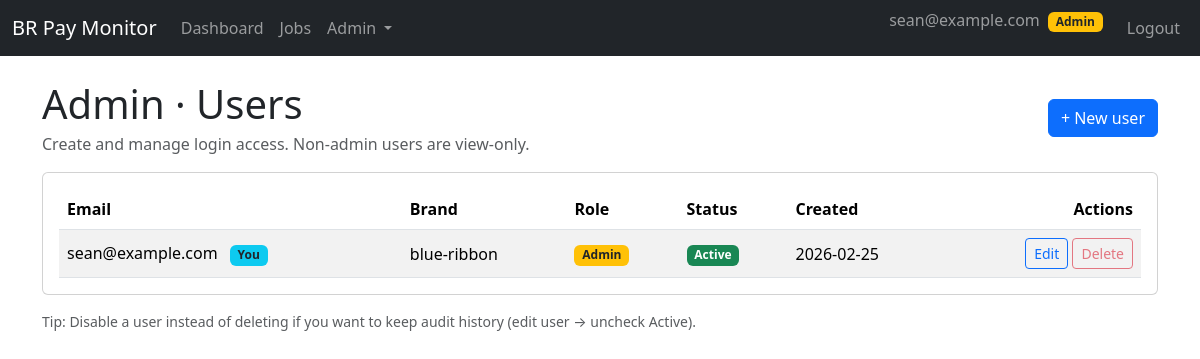
Before: /admin/users (signed in) with the older database file.
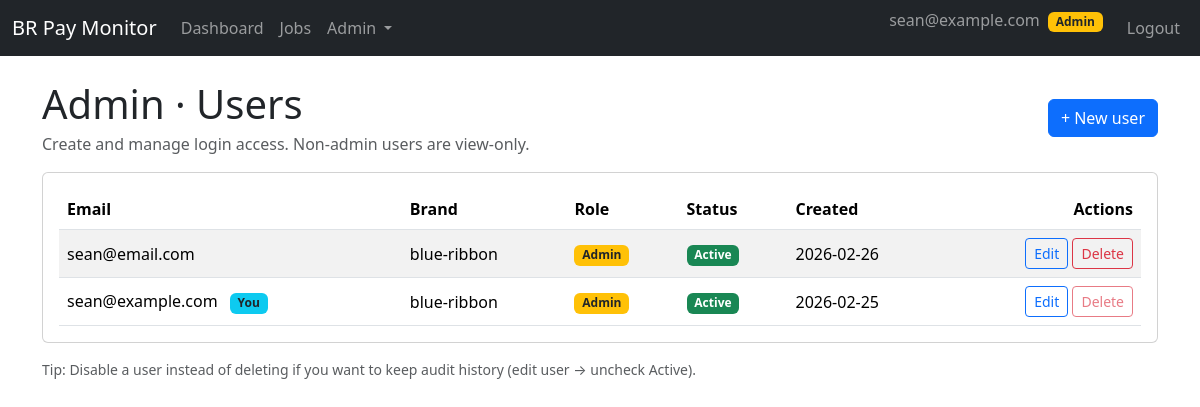
After: the same page with the newer database file.
### br_pay_monitor/models.py (models this page shows, shortened)
class User(UserMixin, db.Model):
    __tablename__ = "users"
    id = db.Column(db.Integer, primary_key=True)
    email = db.Column(db.String(255), unique=True, index=True, nullable=False)
    password_hash = db.Column(db.String(255), nullable=False)
    is_admin = db.Column(db.Boolean, default=False, nullable=False)
    is_active = db.Column(db.Boolean, default=True, nullable=False)
    brand_id = db.Column(db.Integer, db.ForeignKey("brands.id"), nullable=True)
    brand = db.relationship("Brand", backref=db.backref("users", lazy="dynamic"))
    created_at = db.Column(db.DateTime, default=datetime.utcnow, nullable=False)

class Brand(db.Model):
    __tablename__ = "brands"
    id = db.Column(db.Integer, primary_key=True)
    name = db.Column(db.String(128), nullable=False)
    slug = db.Column(db.String(64), unique=True, nullable=False)
    is_active = db.Column(db.Boolean, default=True, nullable=False)
    created_at = db.Column(db.DateTime, default=datetime.utcnow, nullable=False)

### br_pay_monitor/blueprints/admin/routes.py (the view)
@bp.route("/users", methods=["GET"])
@login_required
def users():
    _require_admin()
    brand = _current_brand()
    all_users = (
        User.query.outerjoin(Brand, User.brand_id == Brand.id)
        .order_by(
            User.is_admin.desc(),
            User.is_active.desc(),
            Brand.slug.asc().nullslast(),
            User.email.asc(),
        )
        .all()
    )
    return render_template(
        "admin/users.html",
        brand=brand,
        users=all_users,
    )

### br_pay_monitor/blueprints/admin/routes.py (called while the page is built)
def _require_admin():
    if not current_user.is_authenticated:
        abort(401)
    if not current_user.is_admin:
        abort(403)

def _current_brand() -> Brand:
    return current_user.brand or Brand.get_default_brand()

### br_pay_monitor/templates/admin/users.html
{% extends "base.html" %}
{% block content %}
<div class="d-flex align-items-center justify-content-between mb-3">
  <div>
    <h1 class="mb-1">Admin · Users</h1>
    <div class="text-muted">Create and manage login access. Non-admin users are view-only.</div>
  </div>
  <div>
    <a class="btn btn-primary" href="{{ url_for('admin.create_user') }}">+ New user</a>
  </div>
</div>
<div class="card">
  <div class="card-body">
    {% if users %}
      <div class="table-responsive">
        <table class="table table-striped align-middle mb-0">
          <thead>
            <tr>
              <th>Email</th>
              <th>Brand</th>
              <th>Role</th>
              <th>Status</th>
              <th>Created</th>
              <th class="text-end">Actions</th>
            </tr>
          </thead>
          <tbody>
            {% for u in users %}
            <tr>
              <td>
                {{ u.email }}
                {% if u.id == current_user.id %}
                  <span class="badge bg-info text-dark ms-2">You</span>
                {% endif %}
              </td>
              <td>
                {% if u.brand %}
                  {{ u.brand.slug }}
                {% else %}
                  <span class="text-muted">(default)</span>
                {% endif %}
              </td>
              <td>
                {% if u.is_admin %}
                  <span class="badge bg-warning text-dark">Admin</span>
                {% else %}
                  <span class="badge bg-secondary">Viewer</span>
                {% endif %}
              </td>
              <td>
                {% if u.is_active %}
                  <span class="badge bg-success">Active</span>
                {% else %}
                  <span class="badge bg-danger">Disabled</span>
                {% endif %}
              </td>
              <td>
                {{ u.created_at.strftime('%Y-%m-%d') if u.created_at else '' }}
              </td>
              <td class="text-end">
                <a class="btn btn-sm btn-outline-primary" href="{{ url_for('admin.edit_user', user_id=u.id) }}">Edit</a>
                <form method="post" action="{{ url_for('admin.delete_user', user_id=u.id) }}" class="d-inline" onsubmit="return confirm('Delete user {{ u.email }}?');">
                  <button type="submit" class="btn btn-sm btn-outline-danger" {% if u.id == current_user.id %}disabled{% endif %}>
                    Delete
                  </button>
                </form>
              </td>
            </tr>
            {% endfor %}
          </tbody>
        </table>
      </div>
    {% else %}
      <p class="mb-0">No users found.</p>
    {% endif %}
  </div>
</div>
<div class="mt-3 text-muted small">
  Tip: Disable a user instead of deleting if you want to keep audit history (edit user → uncheck Active).
</div>
{% endblock %}

### br_pay_monitor/templates/base.html (shortened to what this page needs)
<!doctype html>
<html lang="en">
  <head>
    <link
      href="https://cdn.jsdelivr.net/npm/bootstrap@5.3.3/dist/css/bootstrap.min.css"
      rel="stylesheet"
    >
  </head>
  <body>
    <nav class="navbar navbar-expand-lg navbar-dark bg-dark mb-4">
      <div class="container-fluid">
        <a class="navbar-brand" href="{{ url_for('dashboard.index') }}">BR Pay Monitor</a>
        <div class="collapse navbar-collapse" id="navbarNav">
          <ul class="navbar-nav me-auto">
            {% if current_user.is_authenticated %}
            <li class="nav-item">
              <a class="nav-link" href="{{ url_for('dashboard.index') }}">Dashboard</a>
            </li>
            <li class="nav-item">
              <a class="nav-link" href="{{ url_for('dashboard.jobs') }}">Jobs</a>
            </li>
            {% if current_user.is_admin %}
            <li class="nav-item dropdown">
              <a class="nav-link dropdown-toggle"
                 href="#"
                 role="button"
                 data-bs-toggle="dropdown"
                 aria-expanded="false">
                Admin
              </a>
            </li>
            {% endif %}
            {% endif %}
          </ul>
          <ul class="navbar-nav">
            {% if current_user.is_authenticated %}
            <li class="nav-item">
              <span class="navbar-text me-3">
                {{ current_user.email }}
                {% if current_user.is_admin %}
                  <span class="badge bg-warning text-dark ms-1">Admin</span>
                {% endif %}
              </span>
            </li>
            <li class="nav-item">
              <a class="nav-link" href="{{ url_for('auth.logout') }}">Logout</a>
            </li>
            {% else %}
            <li class="nav-item">
              <a class="nav-link" href="{{ url_for('auth.login') }}">Login</a>
            </li>
            {% endif %}
          </ul>
        </div>
      </div>
    </nav>
    <main class="container">
      {% block content %}{% endblock %}
    </main>
  </body>
</html>

Changed rows visible on the page:
added User: email "sean@email.com", brand.slug "blue-ribbon", is_admin "Admin", is_active "Active", created_at "2026-02-26"
